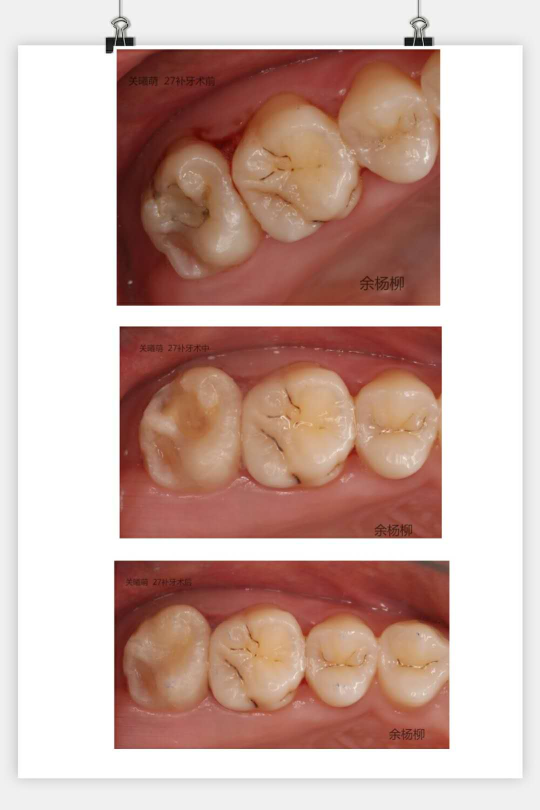
#> input picture score_pro/teeth_score/U_net/data_generator/original_image/021.jpg, 1080 x 1620 px (shown at 1/2 size); its folder holds only this picture in this run
$ python create_label_batch.py
#> lines starting #> are read from the running program, lines starting #| are printed output that depends on the picture
# coding: utf-8
import cv2
import numpy as np
import os
import datetime
from imutils import paths


imagePaths = sorted(list(paths.list_images('original_image')))
print (imagePaths)
# for imagePath in imagePaths:
#     print (imagePath)
outputPath = './labeled_data/'

# print(datetime.datetime.now().strftime("%Y.%m.%d-%H:%M:%S"))
time_now = datetime.datetime.now().strftime("%m%d_%H%M_%S")
print ('time:',time_now)

image = None
mask = None
mode = 0 # 标注模式
label_flag = 0 # 标注动作标志
PointStart = [0,0] # 起点坐标
PointEnd = [0,0] # 终点坐标
image_roi = None # 感兴趣区域
image_roi_bak = None # 感兴趣区域备份
prev_pt = None # 上一个点
save_cnt = -1 # 保存图片数
raw_img_num = 0 # 当前读取的原始图


# 区域标记
# [57 lines left out: functions draw_label, get_roi, not called in this run]


def read_img(img_num=0):
#> called with img_num = 0
    global image
    image = cv2.imread(imagePaths[img_num]) #读取图像
#> image is the input picture: shape (1620, 1080, 3); mean B, G, R 164.9, 173.6, 203
    # print (image.shape[0],image.shape[1])

    # 缩放到屏幕可显示范围内
    if (image.shape[0] > 1000):
        zoom = 1000/image.shape[0]
#> zoom = 0.617
        image = cv2.resize(image, (0, 0), fx=zoom, fy=zoom,
                                   interpolation=cv2.INTER_NEAREST)
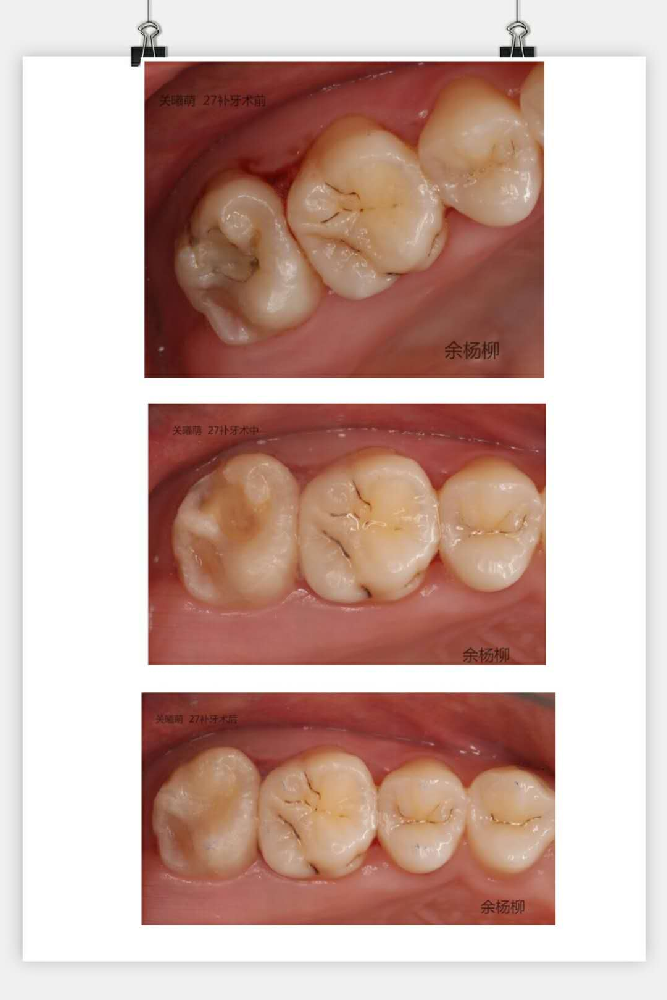
#> image: shape (1000, 667, 3); mean B, G, R 164.9, 173.6, 203

    cv2.imshow("image", image)
    cv2.moveWindow('image',0,0)
    cv2.setMouseCallback('image', get_roi)

    mask = np.zeros((256, 256, 3), dtype=np.uint8)
    cv2.imshow('mask', mask)
    cv2.moveWindow('mask',1300,350)

    roi_resize = np.zeros((256, 256, 3), dtype=np.uint8)
    cv2.imshow('roi_resize', roi_resize)
    cv2.moveWindow('roi_resize',900,350)

    return imagePaths[img_num]


# 读取并显示图片
read_img(raw_img_num)

while(1):
    key = cv2.waitKey(50)
#> (key Esc is pressed here)
    # print (key)
    if key == 27: # ESC退出
        break
    # 保存图片
    if key == ord('s'):
        print ('\n[INFO] Save image time ' + datetime.datetime.now().strftime("%H:%M:%S"))
        save_cnt += 1
        if mode == 0:
            cv2.imwrite(outputPath + 'src_' + time_now + '_' + str(save_cnt) + '.png', image_roi_bak)
            cv2.imwrite(outputPath + 'mask_' + time_now + '_' + str(save_cnt) + '.png', mask)
            cv2.imwrite(outputPath + 'gray_' + time_now + '_' + str(save_cnt) + '.png', cv2.cvtColor(image_roi_bak, cv2.COLOR_BGR2GRAY))
        elif mode == 1:
            cv2.imwrite('./test_data/' + 'test_' + time_now + '_' + str(save_cnt) + '.png', cv2.cvtColor(image_roi_bak, cv2.COLOR_BGR2GRAY))
            cv2.imwrite('./test_data/' + 'src_' + time_now + '_' + str(save_cnt) + '.png', image_roi_bak)
    # 清除标记
    if key == ord('r'):
        print ('[INFO] Back roi')
        image_roi= image_roi_bak.copy()
        mask = np.zeros((256, 256, 3), dtype=np.uint8)
        cv2.imshow('roi_resize', image_roi)
        cv2.imshow('mask', mask)
    # if key == 32: # 空格
    # 下一张图片
    if key == ord('d'):
        raw_img_num += 1
        img_name = read_img(raw_img_num)
        print ('[INFO] The %dth image selected:'%(raw_img_num+1), img_name)
    if key == ord('a'):
        raw_img_num -= 1
        if raw_img_num < 0:
            raw_img_num = 0
        img_name = read_img(raw_img_num)
        print ('[INFO] The %dth image selected:'%(raw_img_num+1), img_name)
    # 切换模式
    if key == ord('w'):
        if mode == 0:
            mode = 1
            print ('[INFO] mode: generate test image')
        elif mode == 1:
            mode = 0
            print ('[INFO] mode: generate every image')

$ run again, on score_pro/teeth_score/U_net/data_generator/original_image/056.jpg
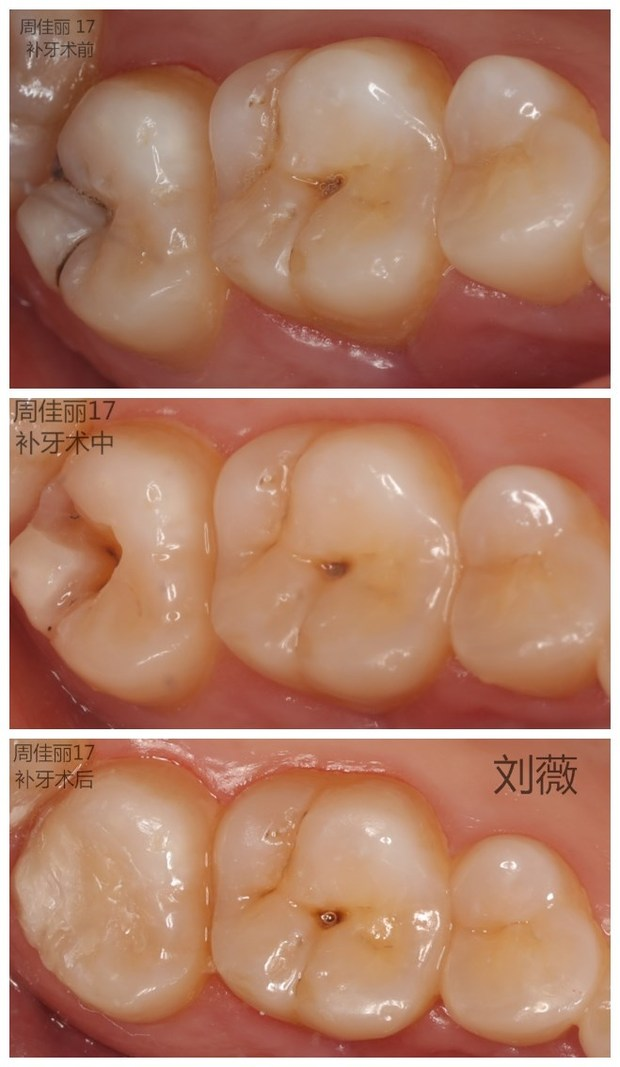
#> input picture score_pro/teeth_score/U_net/data_generator/original_image/056.jpg, 620 x 1067 px
#> in read_img, image is the input picture: shape (1067, 620, 3); mean B, G, R 103.2, 126.2, 176.7
#> in read_img, `image = cv2.resize(image, (0, 0), fx=zoom, fy=zoom, interpolation=cv2...`:
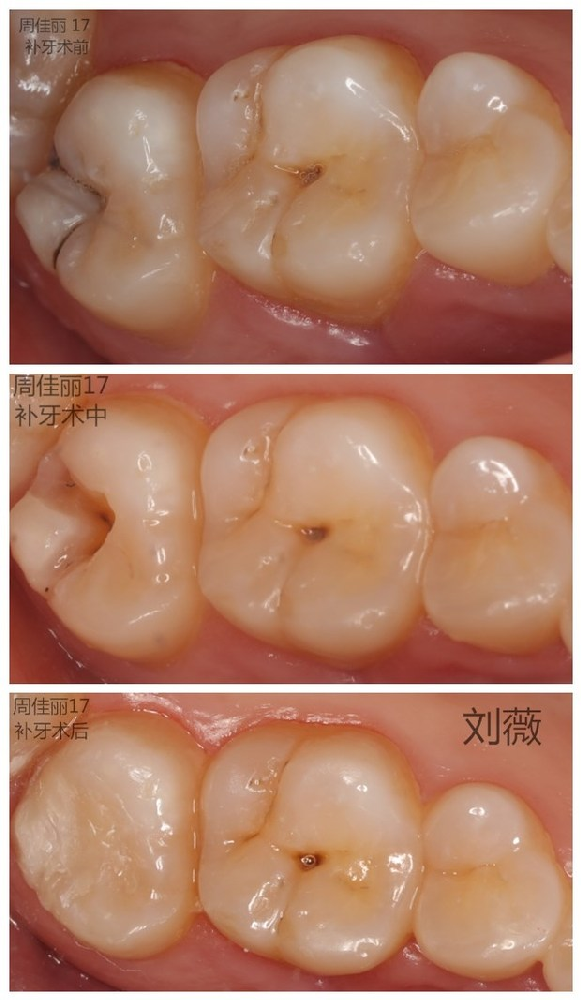
#> image: shape (1000, 581, 3); mean B, G, R 103.3, 126.3, 176.7

$ run again, on score_pro/teeth_score/U_net/data_generator/original_image/031.jpg
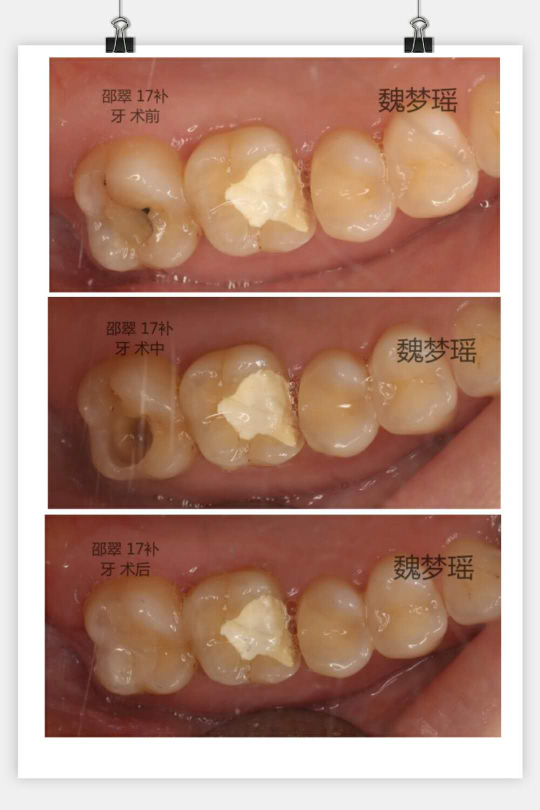
#> input picture score_pro/teeth_score/U_net/data_generator/original_image/031.jpg, 1080 x 1620 px (shown at 1/2 size)
#> in read_img, image is the input picture: shape (1620, 1080, 3); mean B, G, R 125.8, 141.5, 179.5
#> in read_img, `image = cv2.resize(image, (0, 0), fx=zoom, fy=zoom, interpolation=cv2...`:
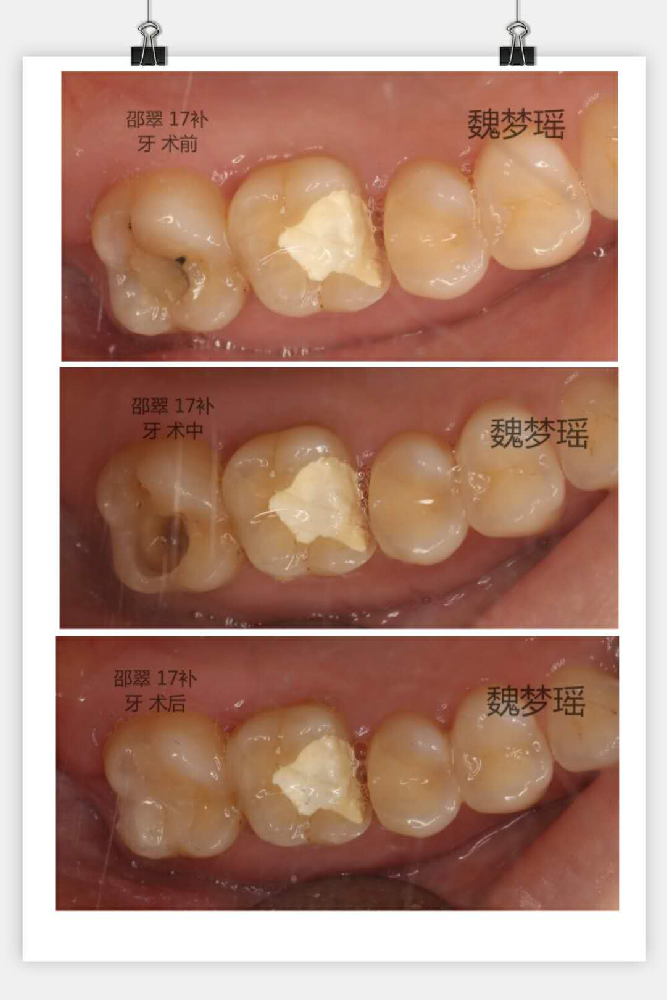
#> image: shape (1000, 667, 3); mean B, G, R 125.9, 141.5, 179.5
